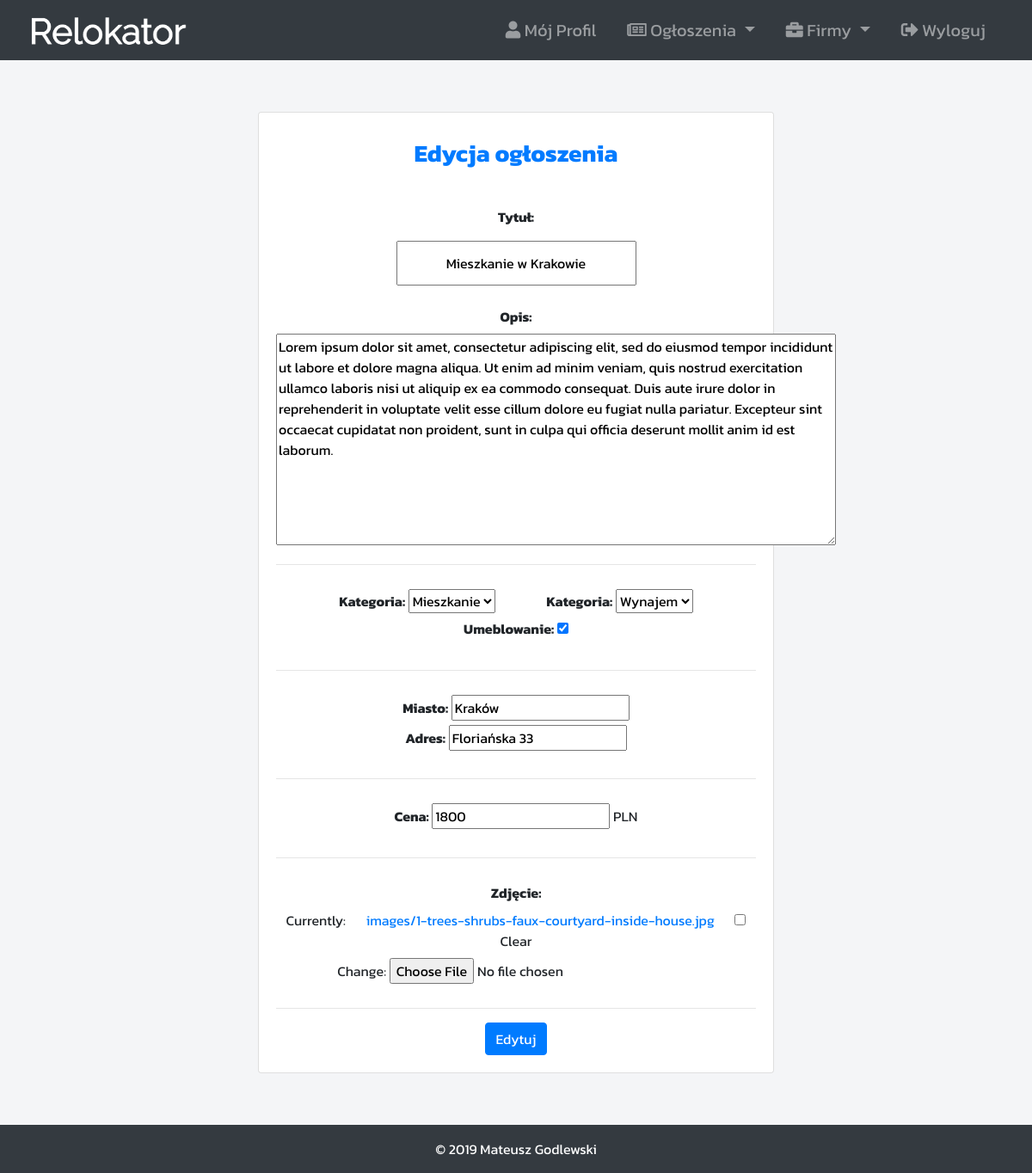
The app's page /adverts/5/edit (signed in) with its own data.
### adverts/models.py (models this page shows, shortened)
class Advert(models.Model):
    objects = AdvertManager()   # advert manager, used for search
    location = GoogleMaps()     # adver google maps location object
    CATEGORY_CHOICES = (
        ("Dom", "Dom"),
        ("Mieszkanie", "Mieszkanie"),
        ("Pokój", "Pokój"),
    )
    TYPE_CHOICES = (
        ("Wynajem", "Wynajem"),
        ("Sprzedaż", "Sprzedaż")
    )
    slug = models.SlugField(null=True, blank=True)
    user = models.ForeignKey(User, default=1, null=True, on_delete=models.CASCADE)
    title = models.CharField(max_length=120, verbose_name="Tytuł")
    content = models.TextField(null=True, blank=True, verbose_name="Opis")
    category = models.CharField(max_length=10, choices=CATEGORY_CHOICES, verbose_name="Kategoria")
    advert_type = models.CharField(max_length=10, choices=TYPE_CHOICES, verbose_name="Typ")
    create_date = models.DateTimeField(default=timezone.now)
    furnished = models.BooleanField(default=False, verbose_name="Umeblowanie")
    city = models.CharField(max_length=100, blank=False, verbose_name="Miasto")
    address = models.CharField(max_length=100, blank=False, verbose_name="Adres")
    price = models.PositiveIntegerField(blank=False, null=False, verbose_name="Cena")
    image = models.ImageField(upload_to="images/", blank=True, null=True, verbose_name="Zdjęcia")
    map_url = models.CharField(max_length=200, default="") # google maps url
    map_coord_x = models.FloatField(default=0)  # longitude
    map_coord_y = models.FloatField(default=0)  # latitude

### adverts/views.py (the view)
# urls.py: path("<str:advert_id>/edit", advert_update_view),
@login_required
def advert_update_view(request, advert_id:str):
    template_name = "adverts/adverts-update.html"
    advert = Advert.objects.get(id=advert_id)
    form = AdvertUpdateForm(request.POST or None, instance=advert)
    if form.is_valid():
        form.save()
    if request.user.username != str(advert.user):
        return render(request, "website/error_404.html")
    if request.method == "POST":
        return redirect(f"/adverts/{advert_id}")
    context = {
        "form": form,
        "title": "Edytujesz ogłoszenie '{}'".format(str(advert.title))
    }
    return render(request, template_name, context)

### adverts/forms.py
class AdvertUpdateForm(forms.ModelForm):
    class Meta:
        model = Advert
        fields = [
            "title",
            "content",
            "city",
            "address",
            "category",
            "advert_type",
            "furnished",
            "price",
            "image",
        ]
        widgets = {
          'content': forms.Textarea(attrs={'rows':10, 'cols':70}),
        }

### adverts/models.py (called while the page is built)
    def get_queryset(self):
        return AdvertQuerySet(self.model, using=self._db)

### adverts/templates/adverts/adverts-update.html (shortened to what this page needs)
{% extends "website/base.html" %}
{% block content %}
    <div id="advert-form-card" class="card">
        <div class="card-body">
            <center>
            <h3 id="advert-form-card-title"><b>Edycja ogłoszenia</b></h3>
            <form method="POST" action="" enctype="multipart/form-data" >
                <div class="form-group">
                    <div class="fieldWrapper">
                        <label for="{{ form.title.id_for_label }}"><b>Tytuł:</b></label>
                        <div id="advert-form-input">{{ form.title }}</div>
                    </div>
                </div>
                <div class="form-group">
                    <label for="{{ form.content.id_for_label }}"><b>Opis:</b></label>
                    <div class="fieldWrapper"> {{ form.content }} </div>
                </div>
                <hr>
                <div id="advert-form-parameters" class="form-group">
                    <div class="fieldWrapper">
                        <div id="advert-form-parameter">
                            <label for="{{ form.category.id_for_label }}"><b>Kategoria:</b></label>
                            {{ form.category }}
                        </div>
                        <div id="advert-form-parameter">
                            <label for="{{ form.advert_type.id_for_label }}"><b>Kategoria:</b></label>
                            {{ form.advert_type }}
                        </div>
                        <div id="advert-form-parameter">
                            <label for="{{ form.furnished.id_for_label }}"><b>Umeblowanie:</b></label>
                            {{ form.furnished }}
                        </div>
                    </div>
                </div>
                <hr>
                <div id="advert-form-parameters" class="form-group">
                    <div class="fieldWrapper">
                        <div id="advert-form-parameter">
                            <label for="{{ form.city.id_for_label }}"><b>Miasto:</b></label>
                            {{ form.city }}
                        </div>
                        <div id="advert-form-parameter">
                            <label for="{{ form.address.id_for_label }}"><b>Adres:</b></label>
                            {{ form.address }}
                        </div>
                    </div>
                </div>
                <hr>
                <div id="advert-form-parameters" class="form-group">
                    <div class="fieldWrapper">
                        <label for="{{ form.price.id_for_label }}"><b>Cena:</b></label>
                        {{ form.price }} PLN
                    </div>
                </div>
                <hr>
                <div id="advert-form-parameters" class="form-group">
                    <div class="fieldWrapper">
                        <label for="{{ form.image.id_for_label }}"><b>Zdjęcie:</b></label>
                        <div id="advert-form-input">{{ form.image }}</div>
                    </div>
                </div>
                <hr>
                <button class="btn btn-primary" type="submit">Edytuj</button>
            </form>
            </center>
        </div>
    </div>
{% endblock  %}

### website/static/website/css/style.css (style rules this page uses)
* { font-family: 'Kanit', sans-serif; }
a:link { text-decoration: none!important; }
#body { background-color: #F4F5F7; position: relative; min-height: 100vh; }
#advert-form-card { width: 50%; margin: auto; margin-top: 5%; margin-bottom: 5%; }
#advert-form-card-title { color: #007bff; margin: auto; margin-top: 2%; margin-bottom: 8%; }
#advert-form-parameters { margin: auto; margin-top: 5%; margin-bottom: 5%; }
#advert-form-parameter { display: inline-block; margin-left: 5%; margin-right: 5%; }
#advert-form-input { width: 100%; margin: auto; }
#advert-form-input input[type=text] { width: 50%; padding: 12px 20px; margin: 8px 0; box-sizing: border-box; text-align: center; }
#advert-form-input a { width: 50%; padding: 12px 20px; margin: 8px 0; box-sizing: border-box; text-align: center; }

### records on screen
Advert: title "Mieszkanie w Krakowie", content "Lorem ipsum dolor sit amet, consectetur adipiscing elit, sed do eiusmod tempor incididunt ut labore et dolore magna aliqua. Ut enim ad minim veniam, quis nostrud exercitation ullamco laboris nisi ut aliquip ex ea commodo consequat. Duis aute irure dolor in reprehenderit in voluptate velit esse cillum dolore eu fugiat nulla pariatur. Excepteur sint occaecat cupidatat non proident, sunt in culpa qui officia deserunt mollit anim id est laborum.", category "Mieszkanie", advert_type "Wynajem", furnished "☑", city "Kraków", address "Floriańska 33", price "1800"
